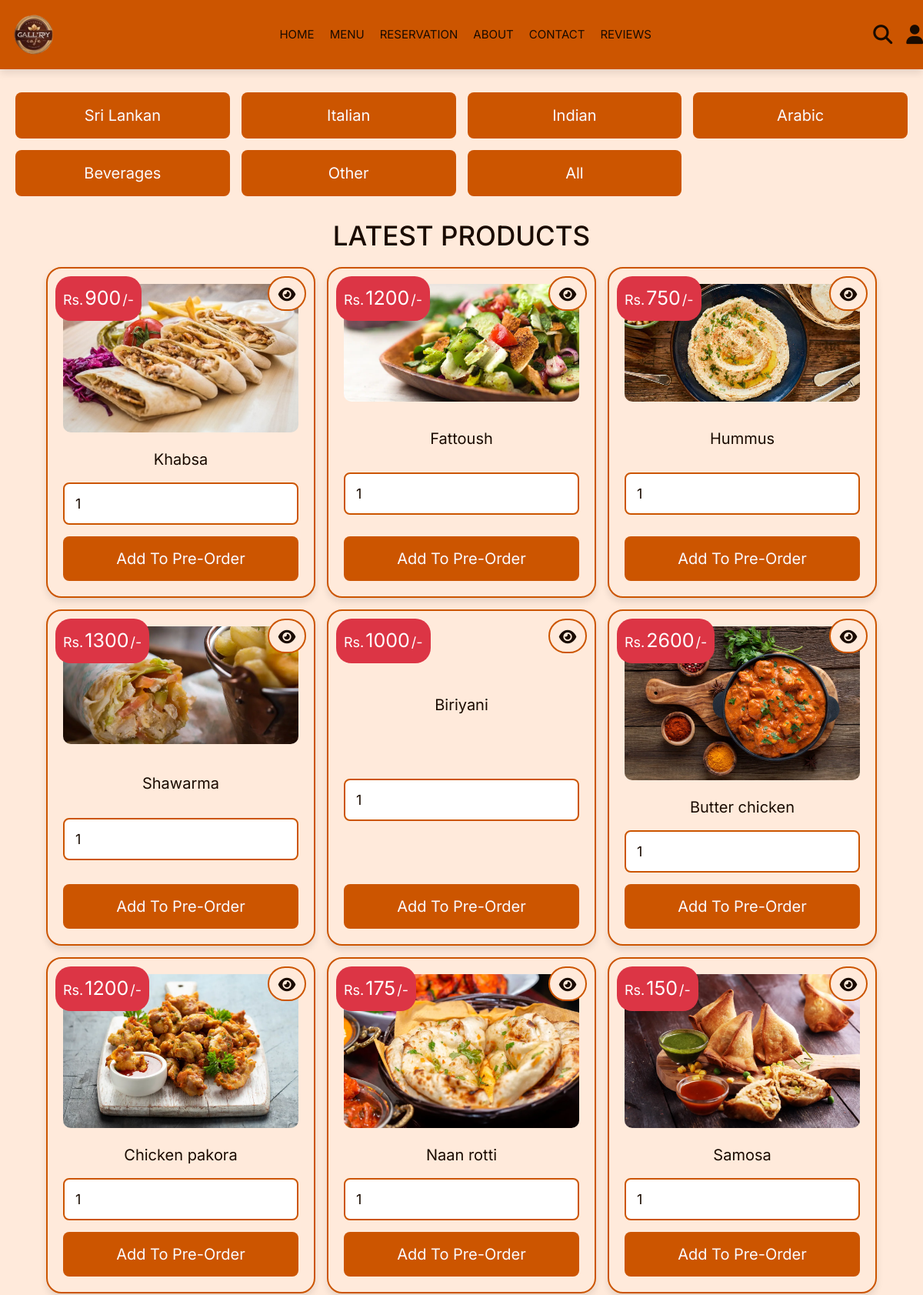
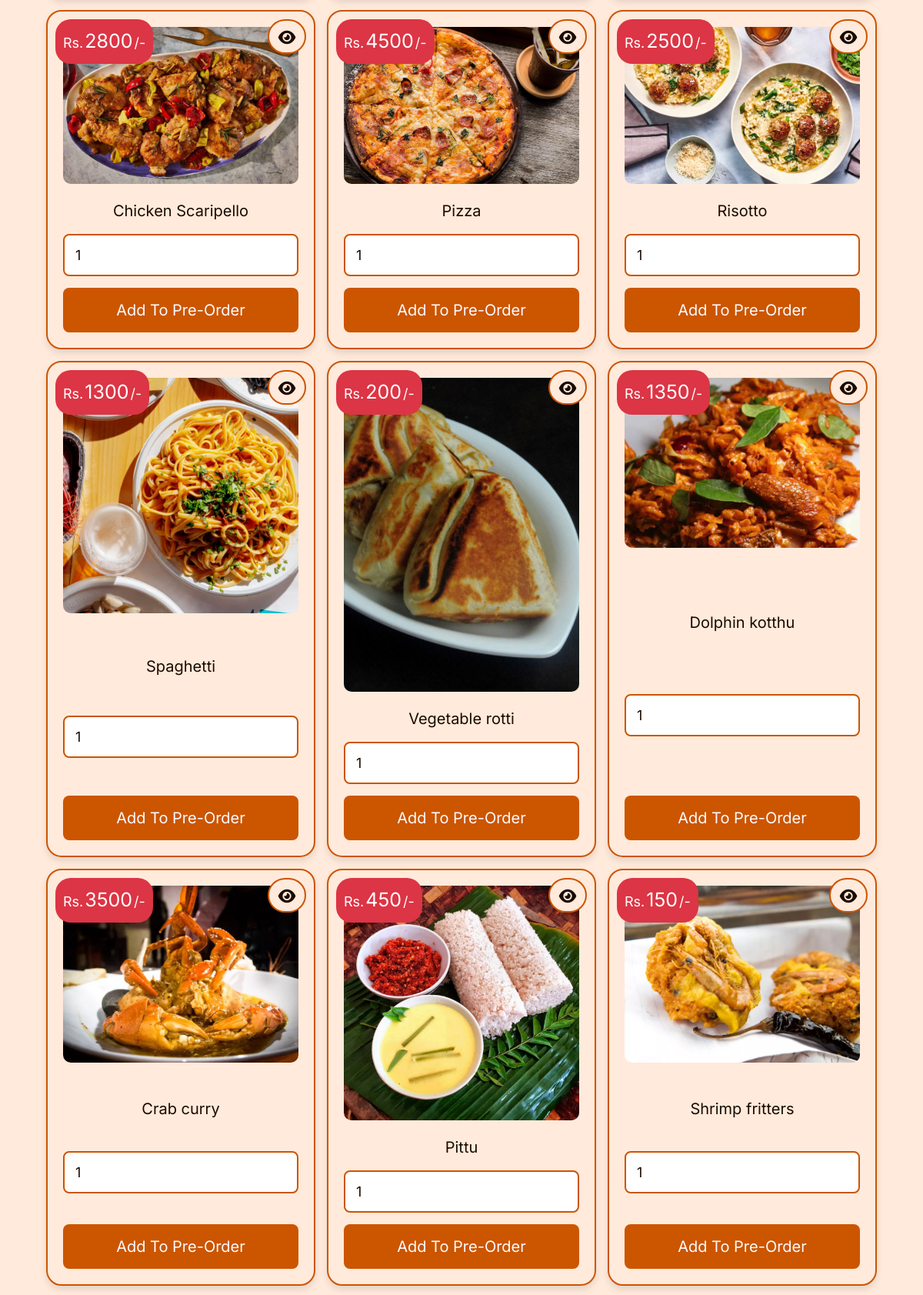
Page /menu.php (upper part) on the committed database (2 pictures, top to bottom).
### tables this page shows
CREATE TABLE `products` (
  `id` int(100) NOT NULL,
  `name` varchar(100) NOT NULL,
  `category` varchar(20) NOT NULL,
  `details` varchar(500) NOT NULL,
  `price` int(100) NOT NULL,
  `image` varchar(100) NOT NULL
);

### menu.php (the view, shortened to what this page needs)
<?php
@include 'config.php';
?>
<!DOCTYPE html>
<html lang="en">
<head>
   <link rel="stylesheet" href="https://cdn.jsdelivr.net/npm/bootstrap@4.0.0/dist/css/bootstrap.min.css">
   <link rel="stylesheet" href="css/all.min.css" />
   <link rel="stylesheet" href="css/fontawesome.min.css" />
   <link rel="stylesheet" href="css/style.css" />
</head>
<body>
   <?php include 'header.php'; ?>
   <section class="p-category">
      <a href="category.php?category=SriLankan">Sri Lankan</a>
      <a href="category.php?category=Italian">Italian</a>
      <a href="category.php?category=Indian">Indian</a>
      <a href="category.php?category=Arabic">Arabic</a>
      <a href="category.php?category=Japanese">Beverages</a>
      <a href="category.php?category=other">other</a>
      <a href="menu.php">All</a>
   </section>
   <section class="products">
      <h1 class="title">latest products</h1>
      <div class="box-container">
         <?php
         $select_products = $conn->prepare("SELECT * FROM `products`");
         $select_products->execute();
         if ($select_products->rowCount() > 0) {
            while ($fetch_products = $select_products->fetch(PDO::FETCH_ASSOC)) {
         ?>
               <form action="" class="box" method="POST">
                  <div class="price">Rs.<span><?= $fetch_products['price']; ?></span>/-</div>
                  <a href="view_page.php?pid=<?= $fetch_products['id']; ?>" class="fas fa-eye"></a>
                  <img src="uploaded_img/<?= $fetch_products['image']; ?>" alt="">
                  <div class="name"><?= $fetch_products['name']; ?></div>
                  <input type="number" min="1" value="1" name="p_qty" class="qty">
                  <input type="submit" value="add to Pre-order" class="btn" name="add_to_cart">
               </form>
         <?php
            }
         } else {
            echo '<p class="empty">No meal items added yet!</p>';
         }
         ?>
      </div>
   </section>
</body>
</html>

### css/style.css (style rules this page uses)
.products .box-container { display: grid; grid-template-columns: repeat(auto-fit, 35rem); gap: 1.5rem; justify-content: center; align-items: stretch; }
.products .box-container .box { padding: 2rem; text-align: center; border: var(--border); background-color: var(--secondary); box-shadow: var(--box-shadow); border-radius: 2rem; position: relative; display: flex; flex-direction: column; justify-content: space-between; }
.products .box-container .box .price { position: absolute; top: 1rem; left: 1rem; padding: 1rem; border-radius: 2rem; background-color: var(--red); font-size: 1.8rem; color: var(--white); }
.products .box-container .box .price span { font-size: 2.5rem; color: var(--white); margin: 0 0.2rem; }
.products .box-container .box .fa-eye, .shopping-cart .box-container .box .fa-eye { position: absolute; top: 1rem; right: 1rem; border-radius: 50px; height: 4.5rem; line-height: 4.3rem; width: 5rem; border: var(--border); color: var(--black); font-size: 2rem; background-color: var(--secondary); text-decoration: none; transition: transform 0.3s; }
.products .box-container .box img { width: 100%; margin-bottom: 1rem; border-radius: 1rem; }
.products .box-container .box .name { font-size: 2rem; color: var(--text); padding: 1rem 0; }
.products .box-container .box .qty { margin: 0.5rem 0; border-radius: 0.8rem; padding: 1.2rem 1.4rem; font-size: 1.8rem; color: var(--text); border: var(--border); width: 100%; }
.p-category { padding-bottom: 0; display: grid; grid-template-columns: repeat(auto-fit, minmax(27rem, 1fr)); gap: 1.5rem; justify-content: center; align-items: flex-start; }
.p-category a { padding: 1.5rem; text-align: center; background-color: var(--primary); border-radius: 0.8rem; font-size: 2rem; text-transform: capitalize; color: var(--text-white); }

### css/components.css (style rules this page uses)
:root { --border: 0.2rem solid var(--primary); --box-shadow: 0 0.5rem 1rem rgba(0, 0, 0, 0.1); --text: #1a0b00; --text-white: #fbfbfe; --background: #fbfbfe; --primary: #cc5500; --secondary: #ffeadb; --accent: #ff6a00; }
* { font-family: "inter", sans-serif; margin: 0; padding: 0; box-sizing: border-box; outline: none; border: none; text-decoration: none; color: var(--text); }
body { background-color: var(--secondary); }
html { font-size: 62.5%; overflow-x: hidden; scroll-behavior: smooth; scroll-padding-top: 6.5rem; }
section { padding: 3rem 2rem; max-width: 1200px; margin: 0 auto; }
.btn, .delete-btn, .option-btn { display: block; width: 100%; margin-top: 1rem; border-radius: 0.8rem; color: var(--text-white); font-size: 2rem; padding: 1.3rem 3rem; text-transform: capitalize; cursor: pointer; text-align: center; }
.btn { background-color: var(--primary); text-decoration: none; }
.fa-eye { border-radius: 50px; }
.title { text-align: center; margin-bottom: 2rem; text-transform: uppercase; color: var(--text); font-size: 3.5rem; }

### rows in the picture
products: price "900", image (picture), name "Khabsa"
products: price "1200", image (picture), name "Fattoush"
products: price "750", image (picture), name "Hummus"
products: price "1300", image (picture), name "Shawarma"
products: price "1000", name "Biriyani"
products: price "2600", image (picture), name "Butter chicken"
products: price "1200", image (picture), name "Chicken pakora"
products: price "175", image (picture), name "Naan rotti"
products: price "150", image (picture), name "Samosa"
products: price "2800", image (picture), name "Chicken Scaripello"
products: price "4500", image (picture), name "Pizza"
products: price "2500", image (picture), name "Risotto"
products: price "1300", image (picture), name "Spaghetti"
products: price "200", image (picture), name "Vegetable rotti"
products: price "1350", image (picture), name "Dolphin kotthu"
products: price "3500", image (picture), name "Crab curry"
products: price "450", image (picture), name "Pittu"
products: price "150", image (picture), name "Shrimp fritters"
